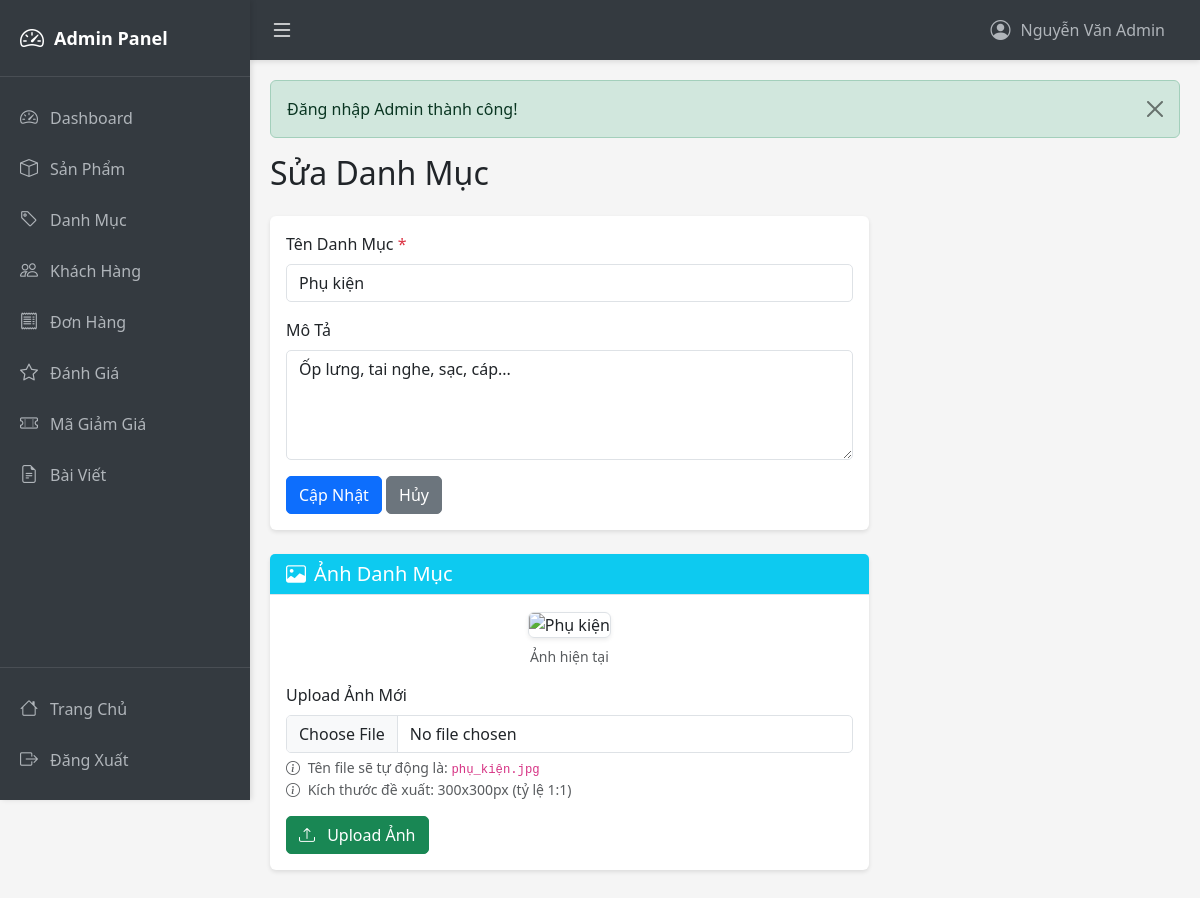
/admin/categoryEdit/2 (signed in), run on the app's committed database.
### tables this page shows
CREATE TABLE Categories (
  category_id INT AUTO_INCREMENT PRIMARY KEY,
  category_name VARCHAR(100),
  description TEXT
);

### Controllers/AdminController.php (called while the page is built, shortened)
<?php
class AdminController extends BaseController {
    private $productModel;
    public function __construct() {
        $this->productModel = new ProductModel();
    }
    public function categoryEdit($id) {
        $category = $this->productModel->getCategoryById($id);
        $data = [
            'category' => $category,
            'pageTitle' => 'Sửa Danh Mục'
        ];
        $this->view('admin/categories/edit', $data, true);
    }
}
?>

### models/BaseModel.php (called while the page is built, shortened)
<?php
class BaseModel {
    public function __construct() {
        $db = new Database();
        $this->conn = $db->getConnection();
    }
}
?>

### config/database.php (called while the page is built, shortened)
<?php
class Database {
    private $host = "localhost";
    private $db_name = "inventory_system";
    private $username = "root";
    private $password = "";
    public function getConnection() {
        $this->conn = null;
        try {
            $this->conn = new PDO(
                "mysql:host=" . $this->host . ";dbname=" . $this->db_name . ";charset=utf8mb4",
                $this->username,
                $this->password,
                [
                    PDO::MYSQL_ATTR_INIT_COMMAND => "SET NAMES utf8mb4 COLLATE utf8mb4_unicode_ci"
                ]
            );
            $this->conn->setAttribute(PDO::ATTR_ERRMODE, PDO::ERRMODE_EXCEPTION);
            $this->conn->setAttribute(PDO::ATTR_DEFAULT_FETCH_MODE, PDO::FETCH_ASSOC);
            $this->conn->exec("SET NAMES utf8mb4");
        } catch(PDOException $e) {
            echo "Connection error: " . $e->getMessage();
        }
        return $this->conn;
    }
}
?>

### Models/ProductModel.php (called while the page is built, shortened)
<?php
class ProductModel extends BaseModel {
    public function getCategoryById($id) {
        $sql = "SELECT * FROM Categories WHERE category_id = :id";
        $stmt = $this->conn->prepare($sql);
        $stmt->bindParam(':id', $id);
        $stmt->execute();
        return $stmt->fetch();
    }
}
?>

### views/admin/categories/edit.php (the view, shortened to what this page needs)
<?php
require_once dirname(dirname(__DIR__)) . "/admin/layouts/header.php";
?>
<h2 class="mb-4">Sửa Danh Mục</h2>
<div class="row">
    <div class="col-md-8">
        <div class="card">
            <div class="card-body">
                <form method="POST" action="<?= BASE_URL ?>admin/categoryEdit/<?= $category['category_id'] ?>">
                    <div class="mb-3">
                        <label for="category_name" class="form-label">Tên Danh Mục <span class="text-danger">*</span></label>
                        <input type="text" class="form-control" id="category_name" name="category_name"
                               value="<?= htmlspecialchars($category['category_name']) ?>" required>
                    </div>
                    <div class="mb-3">
                        <label for="description" class="form-label">Mô Tả</label>
                        <textarea class="form-control" id="description" name="description" rows="4"><?= htmlspecialchars($category['description'] ?? '') ?></textarea>
                    </div>
                    <button type="submit" class="btn btn-primary">Cập Nhật</button>
                    <a href="<?= BASE_URL ?>admin/categories" class="btn btn-secondary">Hủy</a>
                </form>
            </div>
        </div>
        <div class="card mt-4">
            <div class="card-header bg-info text-white">
                <h5 class="mb-0"><i class="bi bi-image me-2"></i>Ảnh Danh Mục</h5>
            </div>
            <div class="card-body">
                <?php
                    $categoryImageName = str_replace(' ', '_', strtolower($category['category_name']));
                    $imgPath = __DIR__ . '/../../../public/images/categories/' . $categoryImageName . '.jpg';
                    $imgUrl = BASE_URL . "public/images/categories/" . $categoryImageName . ".jpg";
                    $imgExists = file_exists($imgPath);
                ?>
                <div class="text-center mb-3">
                    <?php if ($imgExists): ?>
                        <img src="<?= $imgUrl ?>" alt="<?= htmlspecialchars($category['category_name']) ?>"
                             class="img-fluid border rounded shadow-sm" style="max-height: 300px; max-width: 300px; object-fit: cover;">
                        <p class="text-muted small mt-2">Ảnh hiện tại</p>
                    <?php endif; ?>
                </div>
                <form method="POST" action="<?= BASE_URL ?>admin/categoryUploadImage/<?= $category['category_id'] ?>"
                      enctype="multipart/form-data">
                    <div class="mb-3">
                        <label for="category_image" class="form-label">Upload Ảnh Mới</label>
                        <input type="file" class="form-control" id="category_image" name="category_image"
                               accept="image/jpeg,image/jpg,image/png" required>
                        <small class="text-muted d-block mt-1">
                            <i class="bi bi-info-circle me-1"></i>
                            Tên file sẽ tự động là: <code><?= htmlspecialchars($categoryImageName) ?>.jpg</code><br>
                            <i class="bi bi-info-circle me-1"></i>
                            Kích thước đề xuất: 300x300px (tỷ lệ 1:1)
                        </small>
                    </div>
                    <button type="submit" class="btn btn-success">
                        <i class="bi bi-upload me-2"></i> Upload Ảnh
                    </button>
                </form>
            </div>
        </div>
    </div>
</div>
<?php require_once dirname(dirname(__DIR__)) . "/admin/layouts/footer.php"; ?>

### public/css/admin.css (style rules this page uses)
:root { --sidebar-width: 250px; --sidebar-collapsed-width: 70px; --topbar-height: 60px; --primary-color: #343a40; --secondary-color: #495057; --accent-color: #007bff; }
* { margin: 0; padding: 0; box-sizing: border-box; }
body { background-color: #f5f5f5; display: flex; flex-direction: column; }
.card { border: none; box-shadow: 0 2px 4px rgba(0,0,0,0.1); margin-bottom: 20px; }
.card-header { background-color: #f8f9fa; font-weight: bold; border-bottom: 1px solid #dee2e6; }
.btn { border-radius: 5px; }
.form-control, .form-select { border-radius: 5px; }

### data on the page
categories: category_name "Phụ kiện", description "Ốp lưng, tai nghe, sạc, cáp...", category_name "phụ_kiện"

### other printed values
$_SESSION['admin_name'] "Nguyễn Văn Admin"
$_SESSION['success'] "Đăng nhập Admin thành công!"
